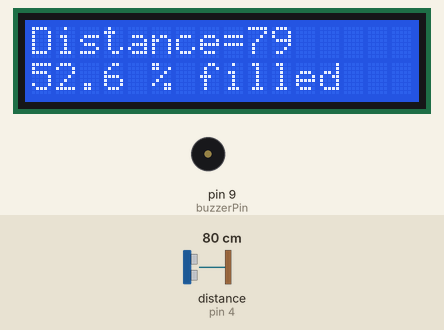
The sketch below on a simulated Arduino Uno, built with avr-gcc and run on an emulated ATmega328P. On the bench: 16×2 character LCD, buzzer (waves = sounding, pin HIGH). Wiring (inferred from the names in the program): ultrasonic range finder: trigger pin 3; echo pin 4. Inputs (shaded band) come from the test bench; at power-on: distance to the obstacle (sensor on pin 4) 80 cm. The echo pulse lasts 58.3 µs per cm; pins used as bus, display or sensor lines are not drawn; what the sketch prints to the serial monitor is not drawn.

Above: at 1.2 s.
1.3 s: distance to the obstacle (sensor on pin 4) set to 250 cm
At 3.1 s:
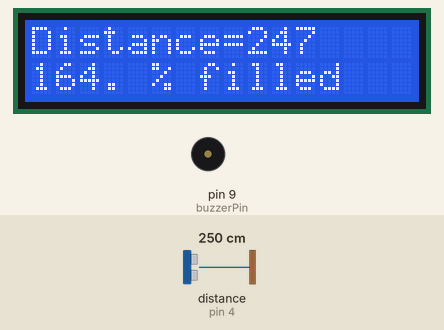
4.4 s: distance to the obstacle (sensor on pin 4) set to 2 cm
At 6.2 s:
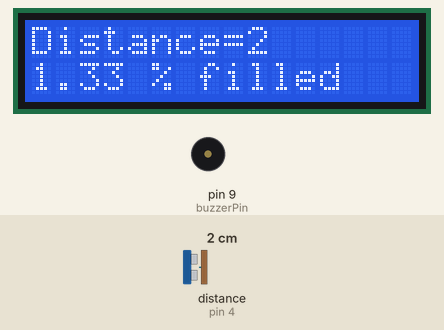
6.4 s: distance to the obstacle (sensor on pin 4) set to 4 cm
At 6.9 s:
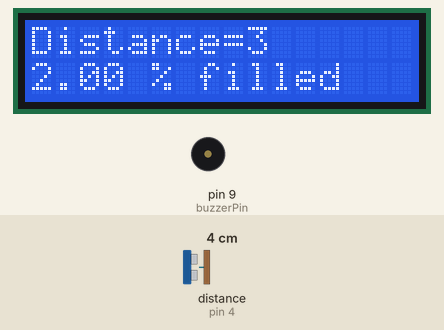
Timing chart, 0 to 9.4 s (numbered marks = the images above; inputs shaded):
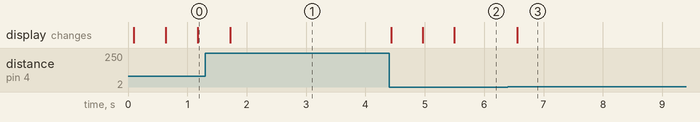

The sketch:

NT_project_water_alaram.ino
```cpp
//made by AZM999
//version 1.0

// take distance from sensor
//height of tank to be somethn and take that distance to be 100%
//calculate percentage by distance and show that to lcd with percentage.
//


#include <Wire.h>
#include <LiquidCrystal_I2C.h>

LiquidCrystal_I2C lcd(0x27, 16, 2);

const int trigPin = 3;
const int echoPin = 4;
const int buzzerPin = 9;
const int tank_height = 150 ;
float perc = 0;

// defines variables
long duration;
int distance;

//setup loop
void setup()
{
  lcd.init();
  lcd.backlight();
  pinMode(trigPin, OUTPUT);     // Sets the trigPin as an Output
  pinMode(echoPin, INPUT);      // Sets the echoPin as an Inpu
  pinMode(buzzerPin, OUTPUT);
  Serial.begin(9600);           // Starts the serial communication
}

//repeat loop
void loop()
{
  // Clears the trigPin
  digitalWrite(trigPin, LOW);
  delayMicroseconds(2);

  // Sets the trigPin on HIGH state for 10 micro seconds
  digitalWrite(trigPin, HIGH);
  delayMicroseconds(10);
  digitalWrite(trigPin, LOW);

  duration = pulseIn(echoPin, HIGH);
  // Calculating the distance
  distance= duration*0.034/2;
  perc = (distance * (0.6666666666666667));


  Serial.print("Distance from the object = ");
  Serial.print(distance);
  Serial.println(" cm");
  Serial.println(perc,1);

  lcd.clear();
  lcd.setCursor(0,0);
  lcd.print("Distance=");
  lcd.setCursor(9,0);
  lcd.print(distance);
  lcd.setCursor(0,1);
  lcd.print(perc);
  lcd.setCursor(4,1);
  lcd.print(" % filled");


delay(500);
}


//end of program
```

Measured:
- after the input at 1.3 s, the display: changes after 0.42 s (image 1)
- after the input at 4.4 s, the display: changes at once (image 2)
- after the input at 6.4 s, the display: changes after 0.16 s (image 3)
